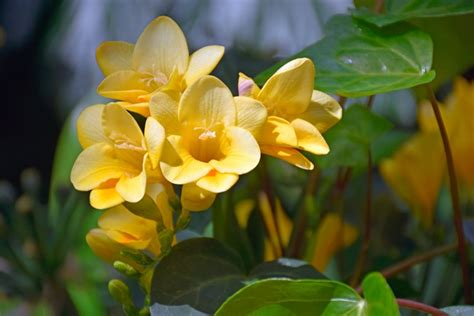
#> input picture sample.jpg, 474 x 316 px, found by its file name
$ jupyter execute Pixelator.ipynb
#> lines starting #> are read from the running program, lines starting #| are printed output that depends on the picture
[cell 1]
import numpy as np
from PIL import Image, ImageStat, ImageDraw

[cell 2]
# Create a list of tuples containing blocks
def getBlocks(image, blockSide):
    h = 0
    w = 0
    corners = []  # list of (w1, h1),(w2, h2))
    while h < image.height:
        w = 0
        while w < image.width:
            w2 = w + blockSide if w + blockSide <= image.width-1 else image.width-1
            h2 = h + blockSide if h + blockSide <= image.height-1 else image.height-1
            corners.append(((w, h), (w2, h2)))
            w += blockSide
        h += blockSide
    return corners

[cell 3]
# Extract average color of the block
def getBlockColor(image):

    pixelValue = None
    avg = ImageStat.Stat(image).mean
    pixelValue = tuple(map(lambda x: round(x), avg))

    return pixelValue

[cell 4]
# Recursively combine color-avereged blocks into a new picture
def pixelize(image, blockSide):
    pixelized = Image.new(image.mode, (image.width, image.height))
    drawImage = ImageDraw.Draw(pixelized)

    corners = getBlocks(image, blockSide)
    for corner in corners:
        topleft, bottomright = corner
        w1, h1 = topleft
        w2, h2 = bottomright

        if w1 - w2 == 0 or h1 - h2 == 0:
            blockColor = image.getpixel((w1, h1))
        else:
            block = image.crop((w1, h1, w2, h2))
            blockColor = getBlockColor(block)

        drawImage.rectangle((w1, h1, w2, h2), blockColor)

    return pixelized

[cell 5]
# Setting Up Path and Block Size
imageName = r"C:\Users\kulik\Documents\Jupyters\Pixelator\sample.jpg"
blockSideSize = 4 #1 is the original image

image = Image.open(imageName)
#> image is the input picture: PIL image 474x316 RGB; mean R, G, B 94.9, 95, 45.8

[cell 6]
outputImage = pixelize(image, blockSideSize)
#> in pixelize, `pixelized = Image.new(image.mode, (image.width, image.height))`: pixelized: PIL image 474x316 RGB; every value is 0
#> in pixelize, `corners = getBlocks(image, blockSide)`: corners = 9401 items
#> the loop in pixelize, `for corner in corners:` made 9401 passes
#> (topleft, bottomright, w1, w2, avg in getBlockColor, blockColor) on passes 1 to 11: ((0, 0), (4, 4), 0, 4, [7.44, 21.44, 34.44], (7, 21, 34)), ((4, 0), (8, 4), 4, 8, [15.88, 28.38, 44.38], (16, 28, 44)), ((8, 0), (12, 4), 8, 12, [26.25, 35.75, 54.25], (26, 36, 54)), ((12, 0), (16, 4), 12, 16, [31.25, 39.25, 60.25], (31, 39, 60)), ((16, 0), (20, 4), 16, 20, [35.56, 46.56, 68.56], (36, 47, 69)), ((20, 0), (24, 4), 20, 24, [37.62, 48.62, 70.62], (38, 49, 71)), ((24, 0), (28, 4), 24, 28, [39.25, 50.25, 72.25], (39, 50, 72)), ((28, 0), (32, 4), 28, 32, [39.25, 50.25, 71.75], (39, 50, 72)), ((32, 0), (36, 4), 32, 36, [36.12, 44.19, 63.44], (36, 44, 63)), ((36, 0), (40, 4), 36, 40, [30.25, 42.75, 57.25], (30, 43, 57)), ((40, 0), (44, 4), 40, 44, [17.62, 33.12, 42.44], (18, 33, 42))
#> (w1, w2, blockColor) on passes 61 to 66: (240, 244, (147, 160, 207)), (244, 248, (144, 157, 201)), (248, 252, (135, 148, 188)), (252, 256, (123, 138, 173)), (256, 260, (106, 122, 145)), (260, 264, (94, 110, 128))
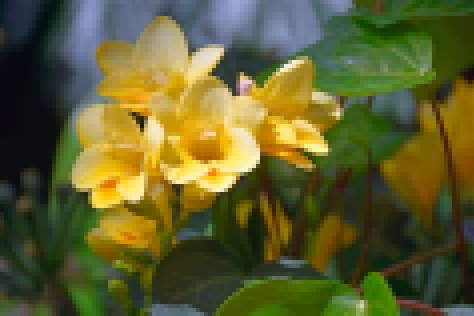
#> outputImage: PIL image 474x316 RGB; mean R, G, B 94.9, 95, 45.8
outputImage.show()
